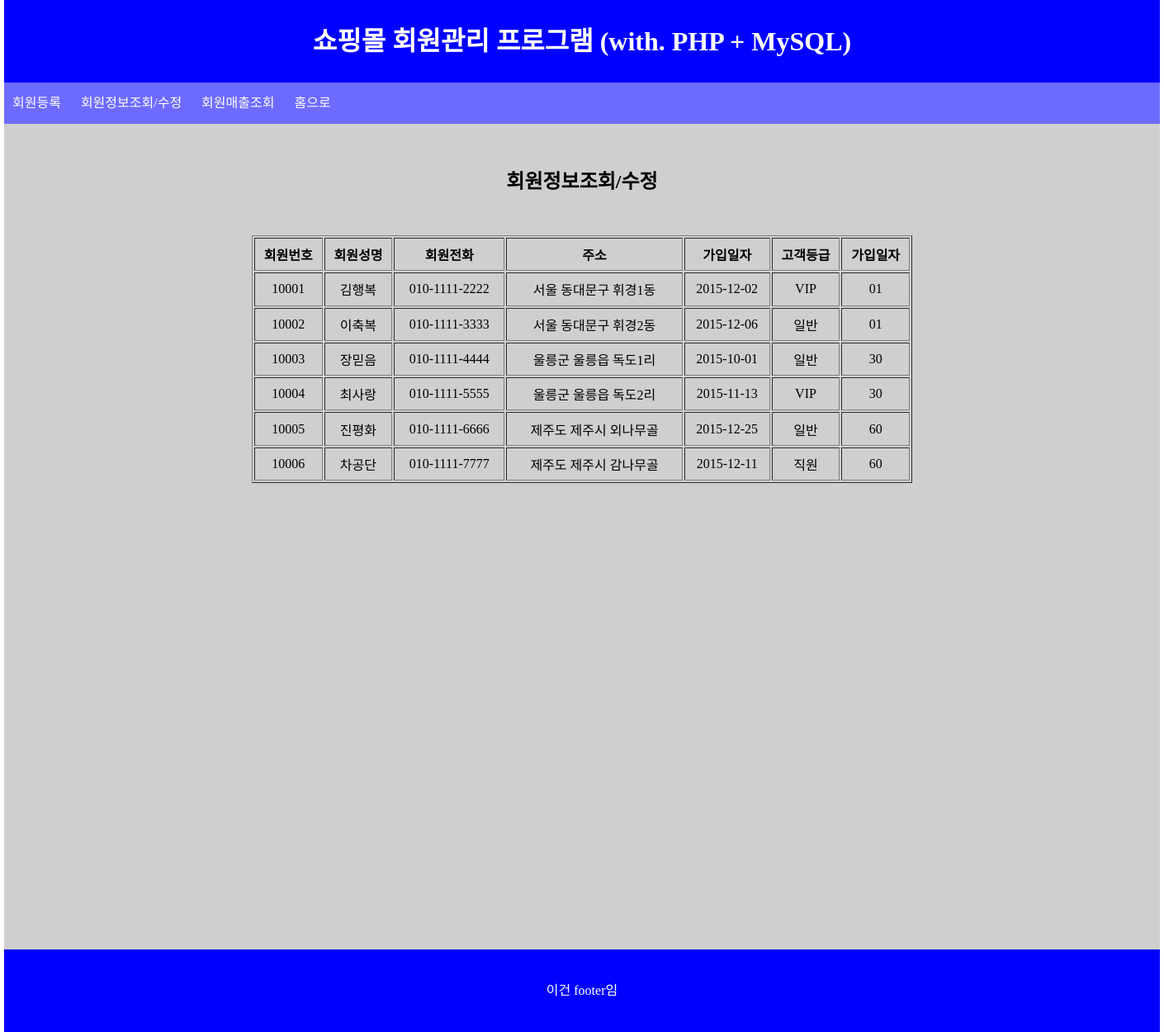
The app's page /select_member.php with its own data.
### tables this page shows
CREATE TABLE member_tbl_02 (
    custno INT(6) NOT NULL PRIMARY KEY,
    custname VARCHAR(20),
    phone VARCHAR(13),
    address VARCHAR(60),
    joindate DATE,
    grade CHAR(1),
    city CHAR(2)
);

### select_member.php (the view, shortened to what this page needs)
<!DOCTYPE html>
<html lang="ko">
<head>
</head>
<body>
<?php include 'header.php'; ?>
<?php include 'connect.php'; ?>
<h2>회원정보조회/수정</h2>
<?php
    $query = "SELECT * FROM member_tbl_02";
    $result = mysqli_query($conn, $query);
    if ($result) {
        ?>
        <table border=1>
            <tr>
                <th>회원번호</th>
                <th>회원성명</th>
                <th>회원전화</th>
                <th>주소</th>
                <th>가입일자</th>
                <th>고객등급</th>
                <th>가입일자</th>
            </tr>
    <?php
        while ($row = mysqli_fetch_assoc($result)) {
    ?>
        <tr>
            <td><a href="update_member.php?custno=<?php echo $row['custno']; ?>"><?php echo $row['custno']; ?></a></td>
            <td><?php echo $row['custname']; ?></td>
            <td><?php echo $row['phone']; ?></td>
            <td><?php echo $row['address']; ?></td>
            <td><?php echo $row['joindate']; ?></td>
            <td><?php
                    $grade = $row['grade'];
                    if ($grade === 'A') {
                        echo 'VIP';
                    } elseif ($grade === 'B') {
                        echo '일반';
                    } elseif ($grade === 'C') {
                        echo '직원';
                    } else {
                        echo '이게 뜨면 조진거임 ㅅㄱ';
                    }
                ?>
            </td>
            <td><?php echo $row['city']; ?></td>
        </tr>
    <?php
        }
    } else {
        echo "에러났는데 알빠노";
    }
    ?>
    </table>
    <?php include 'footer.php'; ?>
</body>
</html>

### header.php (shortened to what this page needs)
<!DOCTYPE html>
<html lang="ko">
<head>
    <link href="style.css" rel="stylesheet">
</head>
<div class="wrap">
<header>
    <h1>쇼핑몰 회원관리 프로그램 (with. PHP + MySQL)</h1>
</header>
<nav>
    <a href="insert_member.php">회원등록</a>
    <a href="select_member.php">회원정보조회/수정</a>
    <a href="select_sales.php">회원매출조회</a>
    <a href="index.php">홈으로</a>
</nav>
<section>

### connect.php (shortened to what this page needs)
<!DOCTYPE html>
<html lang="ko">
<head>
</head>
<body>
</body>
</html>

### footer.php (shortened to what this page needs)
<!DOCTYPE html>
<html lang="ko">
<head>
    <link href="style.css" rel="stylesheet">
</head>
</section>
<footer>
    <p>이건 footer임</p>
</footer>
</div>

### style.css (style rules this page uses)
* { margin: 0; padding: 0; }
a { color: inherit; text-decoration: none; }
.wrap { width: 1400px; margin: 0 auto; }
header { width: 100%; height: 100px; line-height: 100px; background: #0000FF; color: #FFFFFF; text-align: center; }
nav { width: 100%; height: 50px; background: #6D6BFF; }
nav a { color: #FFFFFF; padding: 10px; line-height: 50px; }
section { width: 100%; height: 1000px; background: #CFCFCF; }
section h2 { text-align: center; padding: 50px; }
section table { width: 800px; height: 300px; text-align: center; margin: 0 auto; }
footer { width: 100%; height: 100px; line-height: 100px; background: #0000FF; color: #FFFFFF; text-align: center; }

### records on screen
member_tbl_02: custno "10001", custname "김행복", phone "010-1111-2222", address "서울 동대문구 휘경1동", joindate "2015-12-02", grade "VIP", city "01"
member_tbl_02: custno "10002", custname "이축복", phone "010-1111-3333", address "서울 동대문구 휘경2동", joindate "2015-12-06", grade "일반", city "01"
member_tbl_02: custno "10003", custname "장믿음", phone "010-1111-4444", address "울릉군 울릉읍 독도1리", joindate "2015-10-01", grade "일반", city "30"
member_tbl_02: custno "10004", custname "최사랑", phone "010-1111-5555", address "울릉군 울릉읍 독도2리", joindate "2015-11-13", grade "VIP", city "30"
member_tbl_02: custno "10005", custname "진평화", phone "010-1111-6666", address "제주도 제주시 외나무골", joindate "2015-12-25", grade "일반", city "60"
member_tbl_02: custno "10006", custname "차공단", phone "010-1111-7777", address "제주도 제주시 감나무골", joindate "2015-12-11", grade "직원", city "60"
